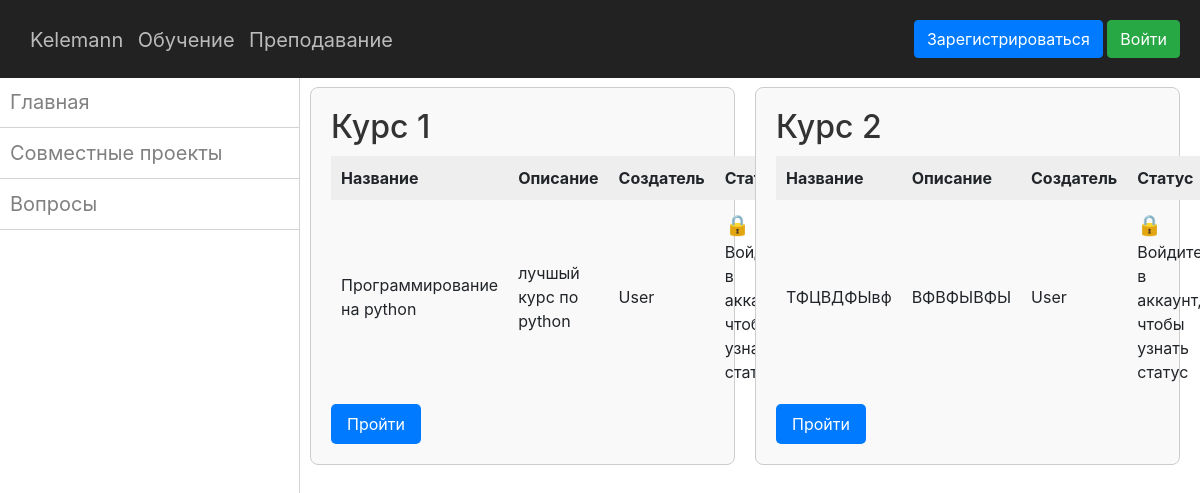
Page /learn on the earlier database version.
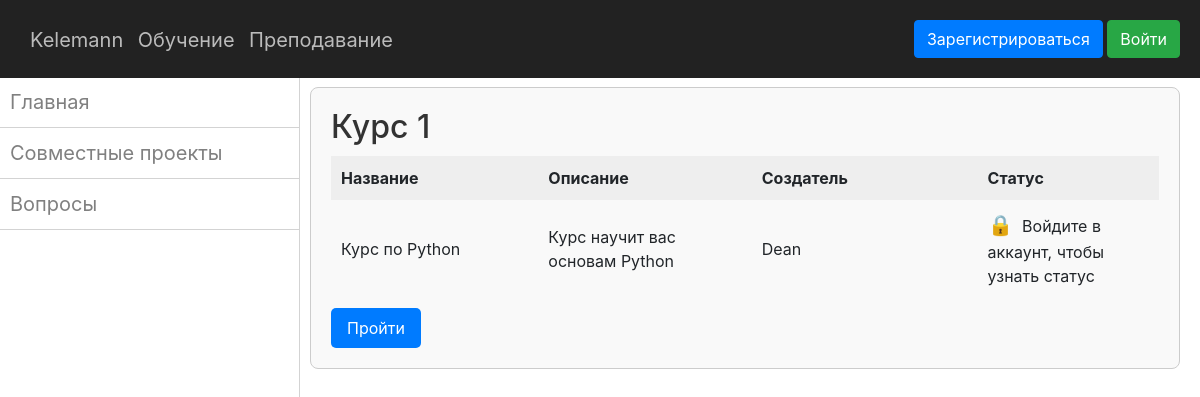
Same page on the later database version.
### data/courses.py (models this page shows)
class Course(SqlAlchemyBase, UserMixin, SerializerMixin):
    __tablename__ = 'cources'
    id = sqlalchemy.Column(sqlalchemy.Integer, primary_key=True, autoincrement=True)
    name = sqlalchemy.Column(sqlalchemy.String, unique=True)
    description = sqlalchemy.Column(sqlalchemy.String, nullable=True)
    user_id = sqlalchemy.Column(sqlalchemy.Integer, sqlalchemy.ForeignKey("users.id"))
    user = orm.relationship('User')
    lessons = orm.relationship("Lesson", back_populates='course')

### data/users.py (models this page shows, shortened)
class User(SqlAlchemyBase, UserMixin, SerializerMixin):
    __tablename__ = 'users'
    id = sqlalchemy.Column(sqlalchemy.Integer, primary_key=True, autoincrement=True)
    name = sqlalchemy.Column(sqlalchemy.String)
    email = sqlalchemy.Column(sqlalchemy.String, index=True, unique=True)
    hashed_password = sqlalchemy.Column(sqlalchemy.String)
    completed_courses = sqlalchemy.Column(sqlalchemy.String, nullable=True)
    courses = orm.relationship("Course", back_populates='user')

### main.py (the view)
@app.route('/learn', methods=['GET'])
def learn():
    db_session.global_init('database.db')
    db_sess = db_session.create_session()
    courses = db_sess.query(Course).all()
    users = db_sess.query(User).all()
    return render_template('list_of_courses.html', courses=courses, users=users)

### data/db_session.py (called while the page is built, shortened)
def global_init(db_file):
    global __factory
    if __factory:
        return

def create_session() -> Session:
    global __factory
    return __factory()

### templates/list_of_courses.html
{% extends "base.html" %}
{% block link %}
    <link rel="stylesheet" href="../static/css/header.css">
    <link rel="stylesheet" href="../static/css/sidebar.css">
    <link rel="stylesheet" href="../static/css/list_of_courses.css">
{% endblock %}
{% block sidebar %}
<nav class="sidebar">
    <div class="content-lesson">
        <ul>
            <li><a href="/learn">Главная</a></li>
            <li><a href="/learn">Совместные проекты</a></li>
            <li><a href="/learn">Вопросы</a></li>
        </ul>
    </div>
</nav>
{% endblock %}
{% block content %}
<div class="main-content">
    <div class="courses">
        {% if courses %}
            {% for course in courses %}
            <div class="course">
                <h2>Курс {{course.id}}</h2>
                <table>
                    <thead>
                        <tr>
                            <th>Название</th>
                            <th>Описание</th>
                            <th>Создатель</th>
                            <th>Статус</th>
                        </tr>
                    </thead>
                    <tbody>
                        <tr>
                            <td>{{course.name}}</td>
                            <td>{{course.description | safe}}</td>
                            <td>{{users[course.user_id - 1].name}}</td>
                            <td>
                                {% if current_user.is_authenticated %}
                                    {% if course.id|string() in current_user.completed_courses %}
                                        <span class="status-icon completed">✔</span>
                                    {% else %}
                                        <span class="status-icon not-completed">✘</span>
                                    {% endif %}
                                {% else %}
                                    <span class="status-icon">🔒</span>
                                    <span>Войдите в аккаунт, чтобы узнать статус</span>
                                {% endif %}
                            </td>
                        </tr>
                    </tbody>
                </table>
                <a href="learn/{{ course.name }}" class="btn-learn">Пройти</a>
            </div>
            {% endfor %}
        {% else %}
            <h1>Курсов ещё нет</h1>
        {% endif %}
    </div>
</div>
{% endblock %}

Differences in the rows shown:
removed Course: id "2", name "ТФЦВДФЫвф", description "ВФВФЫВФЫ", {{ users[course.user_id - 1].name }} "User"
changed Course id 1: name "Программирование на python" → "Курс по Python"; description "лучшый курс по python" → "Курс научит вас основам Python"
changed User: name "User" → "Dean"
